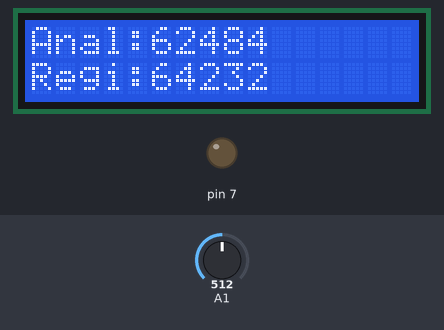
Simulated run of this sketch. Board: Arduino Uno, built with avr-gcc and run on an emulated ATmega328P. Parts: 16×2 character LCD, output pins drawn as LEDs (lit = HIGH). The inputs (shaded band) are chosen by the test bench; at power-on: A1 = 512.

Above: at 0.21 s.
At 5.02 s:
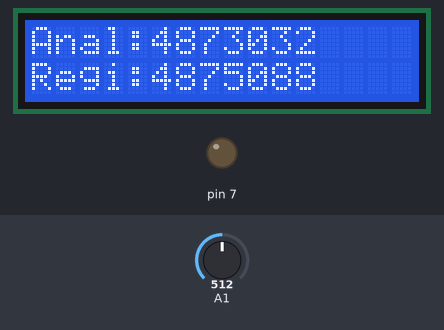
At 9.83 s:
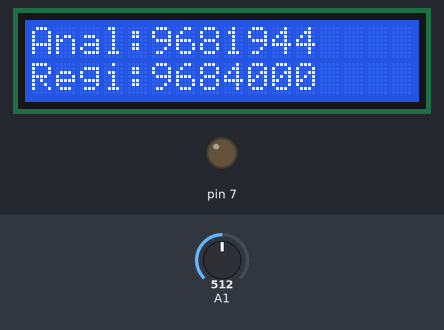
At 19.77 s:
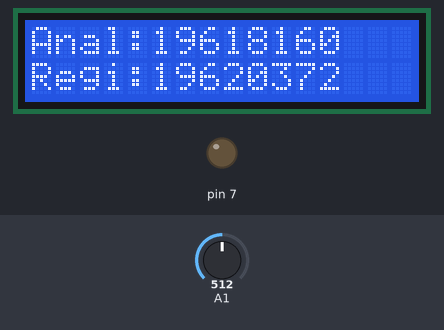
At 29.71 s:
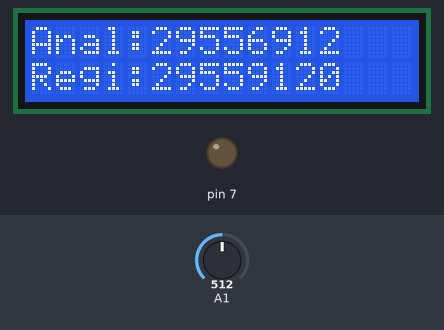
At 39.65 s:
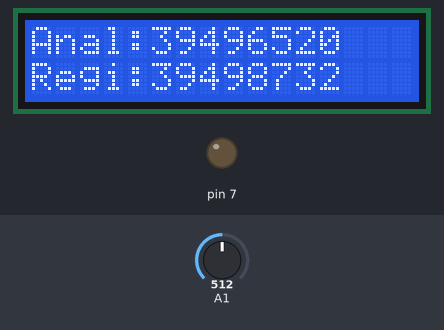

The sketch:

week6Task3Final.ino
```cpp
#include <LiquidCrystal.h>

// initialize the library by associating any needed LCD interface pin
// with the arduino pin number it is connected to
const int rs = 12, en = 11, d4 = 5, d5 = 4, d6 = 3, d7 = 2;
LiquidCrystal lcd(rs, en, d4, d5, d6, d7);

int AD_conversion(byte ch)
{
  DIDR0=B11111111;

  ADMUX=B01000000 | ch;

  ADCSRA=B11000111;

  while( (ADCSRA & B01000000) != 0);

  return ADC;
}


void setup() {
  Serial.begin(9600);//bus speed
  lcd.begin(16,2);
  pinMode(A5,INPUT);
  pinMode(7,OUTPUT);
}

void loop() {
  long time_begin, time2, time3;
  analogRead(A1);
  time_begin = 0;
  time2 = micros() - time_begin;
  lcd.setCursor(0,0);
  lcd.print("Anal:"+ String(time2));

  AD_conversion(A1);
  time3 = micros() - time_begin;
  lcd.setCursor(0,1);
  lcd.print("Regi:"+ String(time3));


  /*double sensor_valueA5= analogRead(A5);
  // Convert the analog reading (which goes from 0 - 1023)
  //to a voltage (0 - 5V)
  double current_voltage = sensor_valueA5 * (5.0 / 1023.0);
  lcd.setCursor(0,1);
  lcd.print(current_voltage);
  //scaled volatge (0-5) to the scale of (50-300)
  double new_value = 50 + (current_voltage *50);
  lcd.setCursor(0,0);
  lcd.print(new_value);

  // printing voltage at 0,3 and 5
  if(new_value>=50 && new_value<200 ){
    lcd.setCursor(6,1);
  //Serial.print(nvoltage);
  lcd.print(String(int(current_voltage=0)) +"V");
  }else if(new_value>=200 && new_value<300){
    lcd.setCursor(6,1);
  //Serial.print(nvoltage);
  lcd.print(String(int(current_voltage=3)) +"V");
  }else if(new_value>=300){
  	lcd.setCursor(6,1);
  //Serial.print(nvoltage);
  lcd.print(String(int(current_voltage=5)) +"V");
  }
 */
}
```
